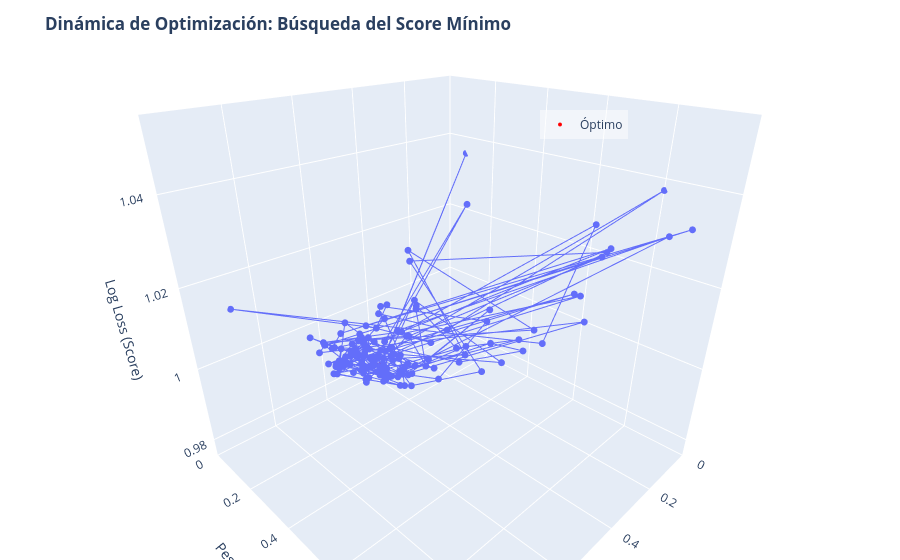

The code cell stored with this chart in its notebook:
### Code cell
# VISUALIZACIÓN DINÁMICA

df_viz = pd.DataFrame(maher_history)

# Creamos el gráfico 3D
fig = px.scatter_3d(
    df_viz,
    x='w_goles',
    y='w_puerta',
    z='Score',
    hover_data=['w_totales'],
    title='<b>Dinámica de Optimización: Búsqueda del Score Mínimo</b>',
    labels={'w_goles': 'Peso Goles', 'w_puerta': 'Peso Tiros A Puerta', 'Score': 'Log Loss (Score)'},
    color_continuous_scale='Viridis'
)

# Añadimos una línea que conecte los puntos para ver el camino
fig.update_traces(mode='lines+markers', marker=dict(size=4))

# Marcamos el punto final (óptimo) en rojo
best_point = df_viz.iloc[df_viz['Score'].idxmin()]
fig.add_scatter3d(
    x=[best_point['w_goles']],
    y=[best_point['w_puerta']],
    z=[best_point['Score']],
    mode='markers',
    marker=dict(size=4, color='red'),
    name='Óptimo'
)

# Configuración de los rangos de los ejes
fig.update_layout(
    scene=dict(
        xaxis=dict(title='Peso Goles', range=[0, 1]),
        yaxis=dict(title='Peso Tiros Puerta', range=[0, 1]),
        zaxis=dict(title='Log Loss (Score)', range=[final_log_score * 0.98, final_log_score * 1.06]),
        camera=dict(
            eye=dict(x=1, y=1, z=0.75)
        )
    ),
    legend=dict(
        x=0.6,
        y=0.9,
        xanchor='left',
        yanchor='top',
        bgcolor='rgba(255, 255, 255, 0.5)'
    ),
    margin=dict(l=0, r=0, b=0, t=60)
)

fig.show()

### Figure 1 — Plotly figure (JSON) as saved in the notebook; plotly's stock layout.template omitted (floating-point values rounded to 4 significant figures; data arrays with more than 128 entries replaced by an {"elided": "..."} marker saying what was removed)
{"data": [{"customdata": {"elided": "167x1 float values"}, "hovertemplate": "Peso Goles=%{x}<br>Peso Tiros A Puerta=%{y}<br>Log Loss (Score)=%{z}<br>w_totales=%{customdata[0]}<extra></extra>", "legendgroup": "", "marker": {"color": "#636efa", "size": 4, "symbol": "circle"}, "mode": "lines+markers", "name": "", "scene": "scene", "showlegend": false, "type": "scatter3d", "x": {"elided": "167 float values"}, "y": {"elided": "167 float values"}, "z": {"elided": "167 float values"}}, {"marker": {"color": "red", "size": 4}, "mode": "markers", "name": "Óptimo", "type": "scatter3d", "x": [0.5719], "y": [0.2719], "z": [0.9951]}], "layout": {"legend": {"bgcolor": "rgba(255, 255, 255, 0.5)", "tracegroupgap": 0, "x": 0.6, "xanchor": "left", "y": 0.9, "yanchor": "top"}, "margin": {"b": 0, "l": 0, "r": 0, "t": 60}, "scene": {"camera": {"eye": {"x": 1, "y": 1, "z": 0.75}}, "domain": {"x": [0, 1], "y": [0, 1]}, "xaxis": {"range": [0, 1], "title": {"text": "Peso Goles"}}, "yaxis": {"range": [0, 1], "title": {"text": "Peso Tiros Puerta"}}, "zaxis": {"range": [0.9752, 1.055], "title": {"text": "Log Loss (Score)"}}}, "title": {"text": "<b>Dinámica de Optimización: Búsqueda del Score Mínimo</b>"}}}
